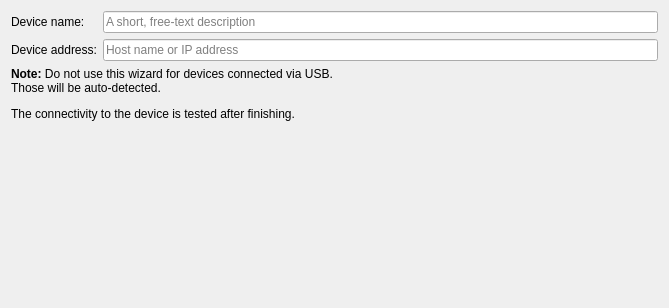
<?xml version="1.0" encoding="UTF-8"?>
<ui version="4.0">
 <class>Qdb::Internal::QdbDeviceWizardSettingsPage</class>
 <widget class="QWizardPage" name="Qdb::Internal::QdbDeviceWizardSettingsPage">
  <property name="geometry">
   <rect>
    <x>0</x>
    <y>0</y>
    <width>669</width>
    <height>308</height>
   </rect>
  </property>
  <property name="windowTitle">
   <string>WizardPage</string>
  </property>
  <layout class="QVBoxLayout" name="verticalLayout">
   <item>
    <layout class="QFormLayout" name="formLayout">
     <item row="0" column="0">
      <widget class="QLabel" name="nameLabel">
       <property name="text">
        <string>Device name:</string>
       </property>
      </widget>
     </item>
     <item row="0" column="1">
      <widget class="QLineEdit" name="nameLineEdit">
       <property name="placeholderText">
        <string>A short, free-text description</string>
       </property>
      </widget>
     </item>
     <item row="1" column="0">
      <widget class="QLabel" name="addressLabel">
       <property name="text">
        <string>Device address:</string>
       </property>
      </widget>
     </item>
     <item row="1" column="1">
      <widget class="QLineEdit" name="addressLineEdit">
       <property name="placeholderText">
        <string>Host name or IP address</string>
       </property>
      </widget>
     </item>
    </layout>
   </item>
   <item>
    <widget class="QLabel" name="usbWarningLabel">
     <property name="text">
      <string>&lt;html&gt;&lt;head/&gt;&lt;body&gt;&lt;p&gt;&lt;span style=&quot; font-weight:600;&quot;&gt;Note:&lt;/span&gt; Do not use this wizard for devices connected via USB.&lt;br/&gt;Those will be auto-detected.&lt;/p&gt;&lt;p&gt;The connectivity to the device is tested after finishing.&lt;/p&gt;&lt;/body&gt;&lt;/html&gt;</string>
     </property>
    </widget>
   </item>
   <item>
    <spacer name="verticalSpacer">
     <property name="orientation">
      <enum>Qt::Vertical</enum>
     </property>
     <property name="sizeHint" stdset="0">
      <size>
       <width>20</width>
       <height>40</height>
      </size>
     </property>
    </spacer>
   </item>
  </layout>
 </widget>
 <resources/>
 <connections/>
</ui>
